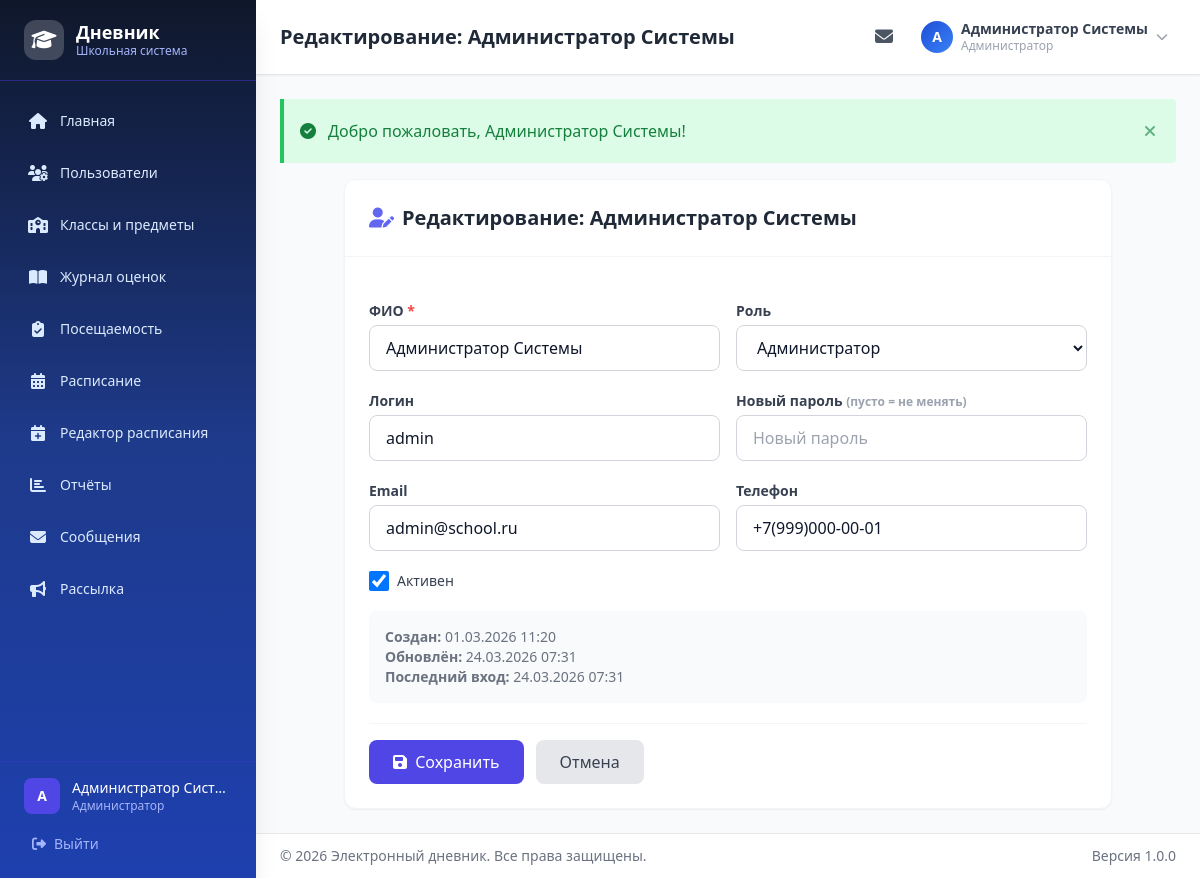
/users/edit/1 (signed in), run on an earlier commit of the app's database.
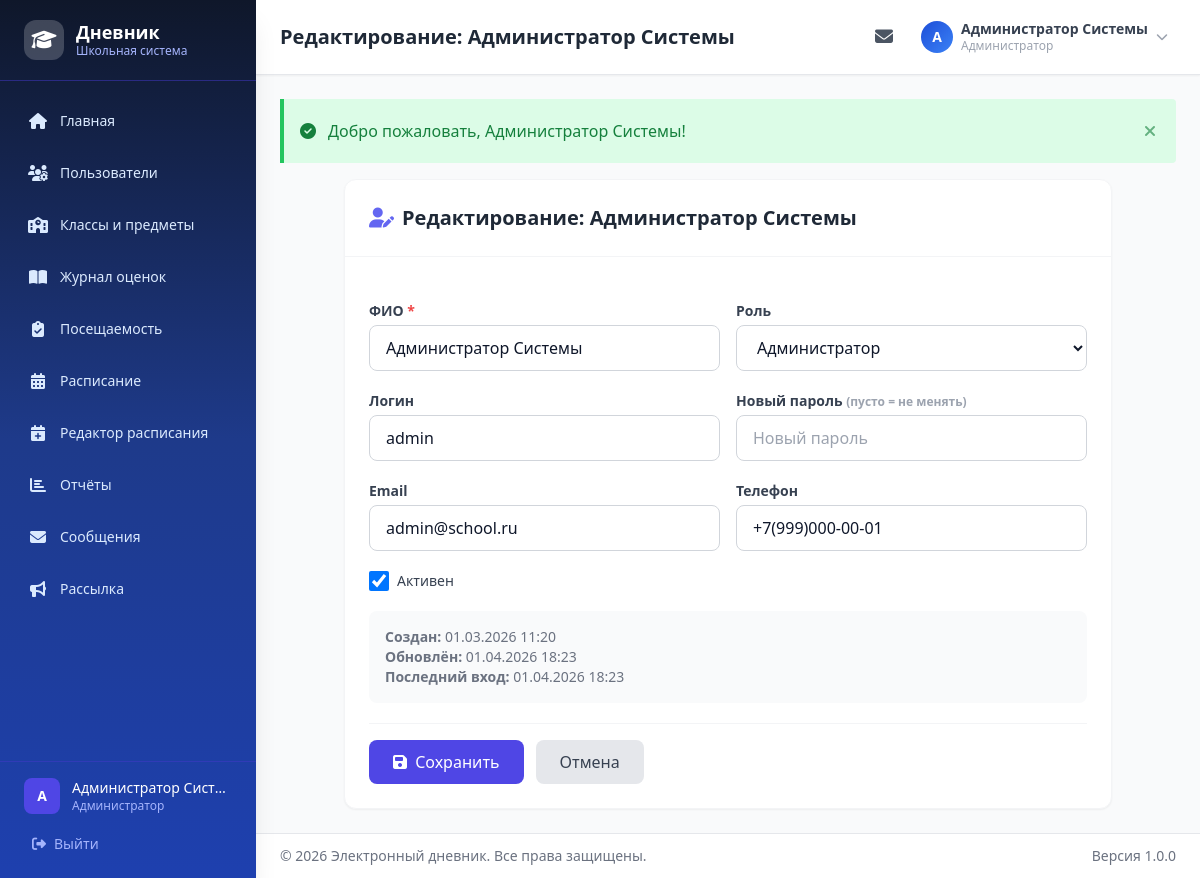
And on a later commit of the database.
### tables this page shows
CREATE TABLE `users` (
  `id` int NOT NULL,
  `login` varchar(100) NOT NULL,
  `password_hash` varchar(255) NOT NULL,
  `full_name` varchar(255) NOT NULL,
  `email` varchar(255) DEFAULT NULL,
  `phone` varchar(20) DEFAULT NULL,
  `role_id` int NOT NULL,
  `is_active` tinyint(1) DEFAULT '1',
  `last_login` timestamp NULL DEFAULT NULL,
  `created_at` timestamp NULL DEFAULT CURRENT_TIMESTAMP,
  `updated_at` timestamp NULL DEFAULT CURRENT_TIMESTAMP ON UPDATE CURRENT_TIMESTAMP
);

CREATE TABLE `roles` (
  `id` int NOT NULL,
  `name` varchar(50) NOT NULL,
  `display_name` varchar(100) NOT NULL
);

### controllers/UserController.php (called while the page is built, shortened)
<?php
class UserController {
    private $userModel;
    public function __construct() {
        require_once __DIR__ . '/../models/User.php';
        $this->userModel = new User();
    }
    public function edit($id){
        $user = $this->userModel->findById($id);
        $pageTitle = 'Редактирование: ' . $user['full_name'];
        $roles = $this->userModel->getRoles();
        require __DIR__ . '/../views/layout/header.php';
        require __DIR__ . '/../views/users/edit.php';
        require __DIR__ . '/../views/layout/footer.php';
    }
}

### includes/auth.php (called while the page is built, shortened)
<?php
function isLoggedIn() {
    return isset($_SESSION['user_id']) && !empty($_SESSION['user_id']);
}
function currentUser() {
    return [
        'id'        => $_SESSION['user_id'],
        'login'     => $_SESSION['user_login'],
        'full_name' => $_SESSION['user_full_name'],
        'role'      => $_SESSION['user_role'],
        'role_name' => $_SESSION['user_role_name'],
        'email'     => $_SESSION['user_email'] ?? '',
    ];
}

### models/User.php (called while the page is built, shortened)
<?php
class User {
    private $db;
    public function __construct() {
        $this->db = getDB();
    }
   public function findById($id) {
    $id = (int)$id;
    $stmt = $this->db->prepare("
        SELECT u.*, r.name as role_name, r.display_name as role_display_name
        FROM users u
        JOIN roles r ON u.role_id = r.id
        WHERE u.id = :id
        LIMIT 1
    ");
    $stmt->execute([':id' => $id]);
    return $stmt->fetch();
}
    public function getRoles() {
        $stmt = $this->db->query("SELECT * FROM roles ORDER BY id");
        return $stmt->fetchAll();
    }
}

### config/database.php (called while the page is built, shortened)
<?php
function getDB() {
    static $pdo = null;
    if ($pdo === null) {
        $dsn = sprintf(
            'mysql:host=%s;port=%s;dbname=%s;charset=%s',
            DB_HOST, DB_PORT, DB_NAME, DB_CHARSET
        );
        $options = [
            PDO::ATTR_ERRMODE            => PDO::ERRMODE_EXCEPTION,
            PDO::ATTR_DEFAULT_FETCH_MODE => PDO::FETCH_ASSOC,
            PDO::ATTR_EMULATE_PREPARES   => false,
            PDO::MYSQL_ATTR_INIT_COMMAND => "SET NAMES " . DB_CHARSET,
        ];
        try {
            $pdo = new PDO($dsn, DB_USER, DB_PASS, $options);
        } catch (PDOException $e) {
            if (defined('APP_DEBUG') && APP_DEBUG) {
                die('Ошибка подключения к БД: ' . $e->getMessage());
            } else {
                die('Ошибка подключения к базе данных.');
            }
        }
    }
    return $pdo;
}

### views/users/edit.php (the view, shortened to what the changed rows need)
<?php
$userRoleId = isset($user['role_id']) ? $user['role_id'] : 0;
$userIsActive = isset($user['is_active']) ? (int)$user['is_active'] : 1;
?>
<div class="max-w-3xl mx-auto">
    <div class="bg-white rounded-xl shadow-sm border border-gray-100 overflow-hidden">
        <div class="p-6 border-b border-gray-100">
            <h2 class="text-xl font-bold text-gray-800">
                <i class="fas fa-user-edit text-indigo-500 mr-2"></i>Редактирование: <?= e($user['full_name']) ?>
            </h2>
        </div>
        <form method="POST" action="<?= url('users/update/' . $user['id']) ?>" class="p-6 space-y-5">
            <div class="grid grid-cols-1 md:grid-cols-2 gap-4">
                <div>
                    <label class="block text-sm font-semibold text-gray-700 mb-1">ФИО <span class="text-red-500">*</span></label>
                    <input type="text" name="full_name" required value="<?= e($user['full_name']) ?>"
                           class="w-full px-4 py-2.5 border border-gray-300 rounded-lg focus:ring-2 focus:ring-indigo-500 focus:border-indigo-500 outline-none transition">
                </div>
                <div>
                    <label class="block text-sm font-semibold text-gray-700 mb-1">Роль</label>
                    <select name="role_id" id="roleSelect" onchange="onRoleChange()"
                            class="w-full px-4 py-2.5 border border-gray-300 rounded-lg focus:ring-2 focus:ring-indigo-500 focus:border-indigo-500 outline-none transition bg-white">
                        <?php foreach ($roles as $r): ?>
                        <option value="<?= $r['id'] ?>" data-name="<?= e($r['name']) ?>" <?= $userRoleId == $r['id'] ? 'selected' : '' ?>>
                            <?= e($r['display_name']) ?>
                        </option>
                        <?php endforeach; ?>
                    </select>
                </div>
            </div>
            <div class="grid grid-cols-1 md:grid-cols-2 gap-4">
                <div>
                    <label class="block text-sm font-semibold text-gray-700 mb-1">Логин</label>
                    <input type="text" name="login" value="<?= e($user['login']) ?>"
                           class="w-full px-4 py-2.5 border border-gray-300 rounded-lg focus:ring-2 focus:ring-indigo-500 focus:border-indigo-500 outline-none transition">
                </div>
                <div>
                    <label class="block text-sm font-semibold text-gray-700 mb-1">Новый пароль <span class="text-gray-400 text-xs">(пусто = не менять)</span></label>
                    <input type="text" name="password"
                           class="w-full px-4 py-2.5 border border-gray-300 rounded-lg focus:ring-2 focus:ring-indigo-500 focus:border-indigo-500 outline-none transition"
                           placeholder="Новый пароль">
                </div>
            </div>
            <div class="grid grid-cols-1 md:grid-cols-2 gap-4">
                <div>
                    <label class="block text-sm font-semibold text-gray-700 mb-1">Email</label>
                    <input type="email" name="email" value="<?= e($user['email'] ?? '') ?>"
                           class="w-full px-4 py-2.5 border border-gray-300 rounded-lg focus:ring-2 focus:ring-indigo-500 focus:border-indigo-500 outline-none transition">
                </div>
                <div>
                    <label class="block text-sm font-semibold text-gray-700 mb-1">Телефон</label>
                    <input type="text" name="phone" value="<?= e($user['phone'] ?? '') ?>"
                           class="w-full px-4 py-2.5 border border-gray-300 rounded-lg focus:ring-2 focus:ring-indigo-500 focus:border-indigo-500 outline-none transition">
                </div>
            </div>
            <div class="flex items-center gap-3">
                <label class="inline-flex items-center cursor-pointer">
                    <input type="checkbox" name="is_active" value="1" <?= $userIsActive ? 'checked' : '' ?>
                           class="w-5 h-5 text-indigo-600 border-gray-300 rounded focus:ring-indigo-500">
                    <span class="ml-2 text-sm font-medium text-gray-700">Активен</span>
                </label>
            </div>
            <div class="bg-gray-50 rounded-lg p-4 text-sm text-gray-500">
                <p><strong>Создан:</strong> <?= formatDateTime($user['created_at'] ?? '') ?></p>
                <p><strong>Обновлён:</strong> <?= formatDateTime($user['updated_at'] ?? '') ?></p>
                <?php if (!empty($user['last_login'])): ?>
                <p><strong>Последний вход:</strong> <?= formatDateTime($user['last_login']) ?></p>
                <?php endif; ?>
            </div>
            <div class="flex items-center gap-3 pt-4 border-t border-gray-100">
                <button type="submit" class="px-6 py-2.5 bg-indigo-600 text-white rounded-lg hover:bg-indigo-700 transition font-medium">
                    <i class="fas fa-save mr-1"></i> Сохранить
                </button>
                <a href="<?= url('users') ?>" class="px-6 py-2.5 bg-gray-200 text-gray-700 rounded-lg hover:bg-gray-300 transition font-medium">
                    Отмена
                </a>
            </div>
        </form>
    </div>
</div>

### views/layout/header.php (shortened to what the changed rows need)
<!DOCTYPE html>
<html lang="ru" class="h-full">
<head>
    <script src="https://cdn.tailwindcss.com"></script>
    <link rel="stylesheet" href="https://cdnjs.cloudflare.com/ajax/libs/font-awesome/6.5.1/css/all.min.css">
    <link rel="stylesheet" href="<?= url('assets/css/style.css') ?>">
</head>
<body class="h-full bg-gray-50">
<div class="flex h-full">
    <?php require __DIR__ . '/sidebar.php'; ?>
    <div class="flex-1 flex flex-col min-h-screen lg:ml-64">
        <header class="bg-white shadow-sm border-b border-gray-200 sticky top-0 z-30">
            <div class="flex items-center justify-between px-4 lg:px-6 py-3">
                <h1 class="text-lg lg:text-xl font-bold text-gray-800 truncate">
                    <?= e($pageTitle ?? 'Главная панель') ?>
                </h1>
                <div class="flex items-center gap-3">
                    <a href="<?= url('messages/inbox') ?>" class="relative p-2 rounded-lg text-gray-600 hover:bg-gray-100 transition">
                        <i class="fas fa-envelope text-lg"></i>
                    </a>
                    <div class="relative" id="profileDropdown">
                        <button onclick="toggleProfileMenu()" class="flex items-center gap-2 p-2 rounded-lg hover:bg-gray-100 transition">
                            <div class="w-8 h-8 bg-gradient-to-br from-blue-700 to-blue-500 rounded-full flex items-center justify-center text-white text-sm font-bold">
                                <?= mb_strtoupper(mb_substr($currentUser['full_name'], 0, 1)) ?>
                            </div>
                            <div class="hidden md:block text-left">
                                <p class="text-sm font-semibold text-gray-700 leading-tight"><?= e($currentUser['full_name']) ?></p>
                                <p class="text-xs text-gray-400"><?= e($currentUser['role_name']) ?></p>
                            </div>
                            <i class="fas fa-chevron-down text-xs text-gray-400 hidden md:block"></i>
                        </button>
                    </div>
                </div>
            </div>
        </header>
        <main class="flex-1 p-4 lg:p-6">

### views/layout/sidebar.php (shortened to what the changed rows need)
<?php
$currentUser = currentUser();
$role = currentRole();
$currentRoute = isset($_GET['route']) ? trim($_GET['route'], '/') : 'dashboard';
function isActive($route) {
    global $currentRoute;
    $current = trim($currentRoute, '/');
    $target  = trim($route, '/');
    if (strpos($target, '/') !== false) {
        return $current === $target;
    }
    $parts = explode('/', $current);
    return ($parts[0] ?? '') === $target;
}
function activeClass($route) {
    return isActive($route)
        ? 'bg-white/10 text-white shadow-md'
        : 'text-blue-100 hover:bg-white/10 hover:text-white';
}
$menuItems = [];
$menuItems[] = ['url' => 'dashboard', 'icon' => 'fa-home', 'label' => 'Главная'];
switch ($role) {
    case 'admin':
        $menuItems[] = ['url' => 'users', 'icon' => 'fa-users-cog', 'label' => 'Пользователи'];
        $menuItems[] = ['url' => 'users/classes', 'icon' => 'fa-school', 'label' => 'Классы и предметы'];
        $menuItems[] = ['url' => 'grades/journal', 'icon' => 'fa-book-open', 'label' => 'Журнал оценок'];
        $menuItems[] = ['url' => 'attendance/mark', 'icon' => 'fa-clipboard-check', 'label' => 'Посещаемость'];
        $menuItems[] = ['url' => 'schedule/view', 'icon' => 'fa-calendar-alt', 'label' => 'Расписание'];
        $menuItems[] = ['url' => 'schedule/edit', 'icon' => 'fa-calendar-plus', 'label' => 'Редактор расписания'];
        $menuItems[] = ['url' => 'reports', 'icon' => 'fa-chart-bar', 'label' => 'Отчёты'];
        $menuItems[] = ['url' => 'messages/inbox', 'icon' => 'fa-envelope', 'label' => 'Сообщения'];
        $menuItems[] = ['url' => 'messages/broadcast', 'icon' => 'fa-bullhorn', 'label' => 'Рассылка'];
        break;
}
?>
<aside id="sidebar" class="fixed inset-y-0 left-0 w-64 bg-gradient-to-b from-slate-900 via-blue-900 to-blue-800 transform -translate-x-full lg:translate-x-0 transition-transform duration-300 ease-in-out z-50 flex flex-col shadow-xl">
    <div class="flex items-center gap-3 px-6 py-5 border-b border-indigo-700/50">
        <div class="w-10 h-10 bg-white/20 rounded-xl flex items-center justify-center">
            <i class="fas fa-graduation-cap text-white text-xl"></i>
        </div>
        <div>
            <h2 class="text-white font-bold text-lg leading-tight">Дневник</h2>
            <p class="text-indigo-300 text-xs">Школьная система</p>
        </div>
    </div>
    <nav class="flex-1 px-3 py-4 overflow-y-auto">
        <ul class="space-y-1">
            <?php foreach ($menuItems as $item): ?>
            <li>
                <a href="<?= url($item['url']) ?>"
                   class="flex items-center gap-3 px-4 py-3 rounded-xl text-sm font-medium transition-all duration-200 <?= activeClass($item['url']) ?>">
                    <i class="fas <?= $item['icon'] ?> w-5 text-center text-base"></i>
                    <span><?= e($item['label']) ?></span>
                </a>
            </li>
            <?php endforeach; ?>
        </ul>
    </nav>
    <div class="px-4 py-4 border-t border-indigo-700/50">
        <div class="flex items-center gap-3 px-2">
            <div class="w-9 h-9 bg-indigo-600 rounded-lg flex items-center justify-center text-white text-sm font-bold">
                <?= mb_strtoupper(mb_substr($currentUser['full_name'] ?? 'U', 0, 1)) ?>
            </div>
            <div class="flex-1 min-w-0">
                <p class="text-white text-sm font-medium truncate"><?= e($currentUser['full_name'] ?? '') ?></p>
                <p class="text-indigo-300 text-xs truncate"><?= e($currentUser['role_name'] ?? '') ?></p>
            </div>
        </div>
        <a href="<?= url('logout') ?>" class="mt-3 flex items-center gap-2 px-4 py-2 text-sm text-indigo-300 hover:text-white hover:bg-indigo-700/50 rounded-lg transition">
            <i class="fas fa-sign-out-alt"></i>
            <span>Выйти</span>
        </a>
    </div>
</aside>

What changed in the data, as far as the page shows it:
changed users "Редактирование: Администратор Системы": updated_at "24.03.2026 07:31" → "01.04.2026 18:23"; last_login "24.03.2026 07:31" → "01.04.2026 18:23"
